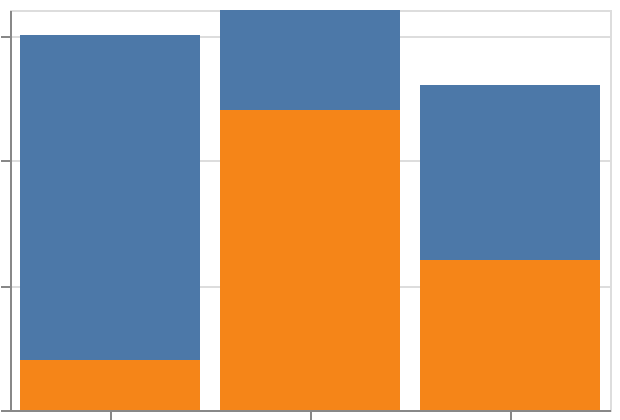

This figure's Vega-Lite source:
### Vega-Lite specification from a JSON file in a GitHub repository (floating-point values rounded to 4 significant figures)
{"$schema": "https://vega.github.io/schema/vega-lite/v6.json", "padding": 5, "autosize": "none", "width": 300, "height": 200, "data": {"name": "table", "values": [{"c": "A", "g": "p", "x": 1, "y": 2, "v": 5, "t": "2024-01-15", "o": {"v": 3}, "IMDB Rating": 6.1, "d": "x1"}, {"c": "B", "g": "q", "x": 2, "y": 4, "v": 9, "t": "2024-02-20", "o": {"v": 7}, "IMDB Rating": 7.4, "d": "x2"}, {"c": "A", "g": "q", "x": 3, "y": 3, "v": 2, "t": "2024-03-05", "o": {"v": 1}, "IMDB Rating": 5.2, "d": "x1"}, {"c": "C", "g": "p", "x": 4, "y": 6, "v": 7, "t": "2024-05-30", "o": {"v": 4}, "IMDB Rating": 8.8, "d": "x3"}, {"c": "B", "g": "p", "x": 5, "y": 5, "v": 4, "t": "2024-07-11", "o": {"v": 9}, "IMDB Rating": 6.9, "d": "x2"}, {"c": "C", "g": "q", "x": 6, "y": 8, "v": 6, "t": "2024-09-02", "o": {"v": 2}, "IMDB Rating": 7.7, "d": "x3"}, {"c": "A", "g": "p", "x": 7, "y": 7, "v": 8, "t": "2024-11-25", "o": {"v": 5}, "IMDB Rating": 4.4, "d": "x1"}, {"c": "B", "g": "q", "x": 8, "y": 9, "v": 3, "t": "2024-12-31", "o": {"v": 8}, "IMDB Rating": 9.1, "d": "x2"}]}, "mark": "bar", "encoding": {"x": {"field": "c", "type": "nominal"}, "y": {"field": "v", "type": "quantitative", "aggregate": "sum"}, "fill": {"field": "g", "type": "nominal"}}}
